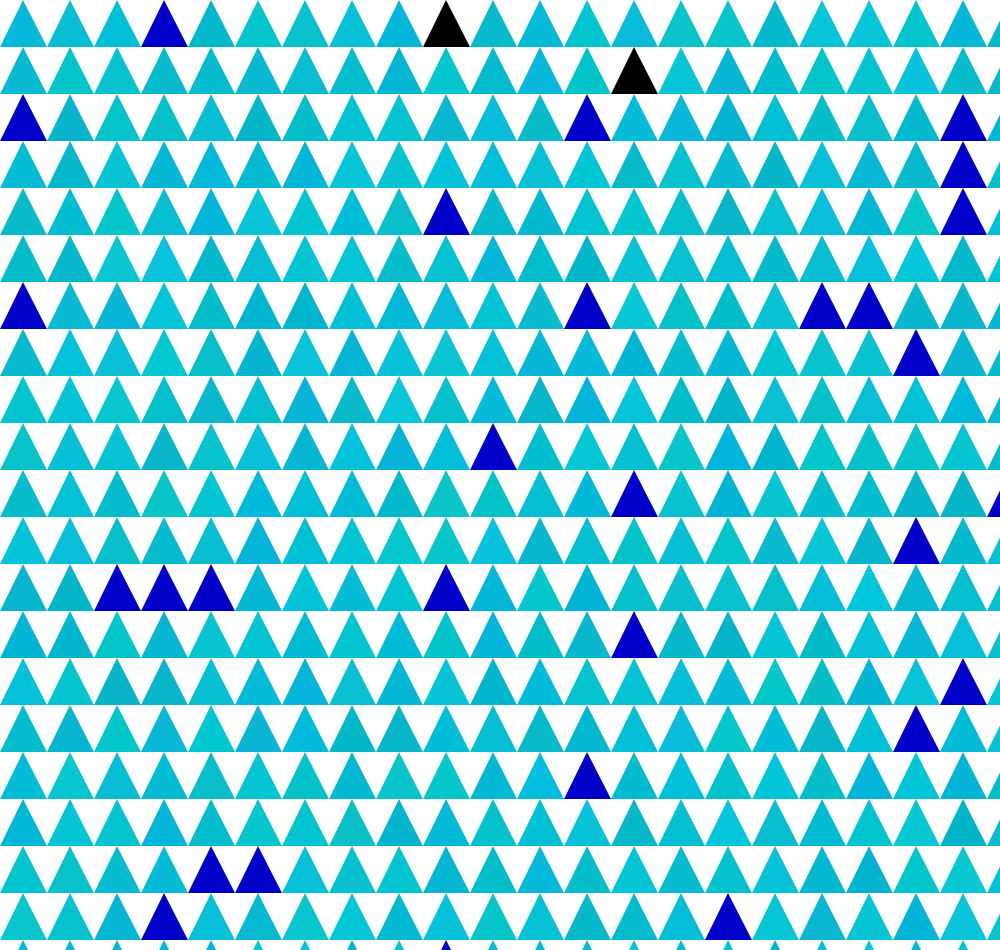
Frame 1 (no input)
Frame 60 (the mouse pressed at the canvas centre just before this capture): identical to frame 1, image omitted
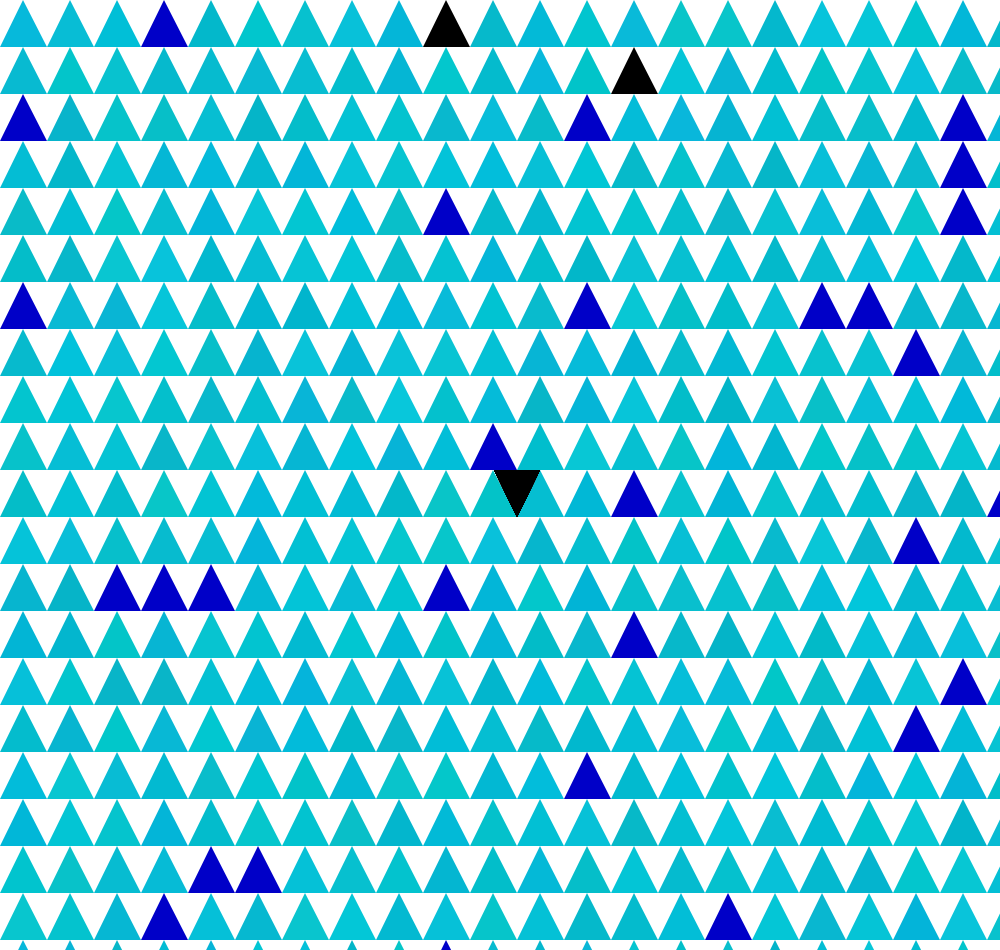
Frame 120 (the mouse held since frame 60 and released just before this capture)

The Processing sketch that drew these frames (run headless with seeded random() and noise(); from frame 60 on, the mouse is pressed at the canvas centre):

// Processing sketch: triangles
// ── triangles.pde
void setup(){
  size(1000,950);
  background(255);
  smooth(8);
  int triangleSize=height/20;
  int x = 0;
  int y = 0;
  noStroke();
  for(int i=0; i < width; i += triangleSize){
    for(int j=0; j < height; j += triangleSize){
      int redish = int(random(1,10));
      int greenish = int(random(180,200));
      int blueish = int(random(200,220));
      float r = random(0,100);
      if (r > 99){
        fill(0);
      } else if (r < 5){
        fill(0,0,200);
      } else {
        fill (redish, greenish, blueish);
      }
      int ax = x;
      int ay = y + triangleSize;
      int bx = x + triangleSize; 
      int by = y + triangleSize;
      int cx = x + triangleSize/2;
      int cy = y;
      triangle(ax, ay, bx, by, cx, cy);
      y += triangleSize;
    }
    y = 0;
    x += triangleSize;
  }
}


void draw(){
    int triangleSize=height/20;
  int x = 0;
  int y = 0;
  noStroke();
  for(int i=0; i < width; i += triangleSize){
    for(int j=0; j < height; j += triangleSize){
      int ax = x;
      int ay = y + triangleSize;
      int bx = x + triangleSize; 
      int by = y + triangleSize;
      int cx = x + triangleSize/2;
      int cy = y;
      if(mousePressed && insideTriangle(ax,ay,bx,by,cx,cy,mouseX,mouseY)){
        color fillcolor = get(mouseX,mouseY);
        int r = (fillcolor >> 16) & 0xFF;  // Faster way of getting red(fillcolor)
        int g = (fillcolor >> 8) & 0xFF;   // Faster way of getting green(fillcolor)
        int b = fillcolor & 0xFF;
        r *= .90;
        g *= .90;
        b *= .90;
        fill(r,g,b);
      } else {
        noFill();
      }
      triangle(ax, ay, bx, by, cx, cy);
      ax = x;
      ay = y + triangleSize;
      bx = x - triangleSize / 2; 
      by = y;
      cx = x + triangleSize/2;
      cy = y;
      if(mousePressed && insideTriangle(ax,ay,bx,by,cx,cy,mouseX,mouseY)){
        color fillcolor = get(mouseX,mouseY);
        int r = (fillcolor >> 16) & 0xFF;  // Faster way of getting red(fillcolor)
        int g = (fillcolor >> 8) & 0xFF;   // Faster way of getting green(fillcolor)
        int b = fillcolor & 0xFF;
        r *= .90;
        g *= .90;
        b *= .90;
        fill(r,g,b);
      } else {
        noFill();
      }
      triangle(ax, ay, bx, by, cx, cy);
      y += triangleSize;    
    }
    y = 0;
    x += triangleSize;
  }
}

boolean insideTriangle(int ax, int ay, int bx, int by, 
                    int cx, int cy, int x, int y){
  /* figure out if a point is inside of a triangle.
     make a triangle out each of the vertexes and the x,y 
     of the point to be diescovered.  sum area.  if equal, 
     point is inside.  if greater, it is not.
  */
 float total = triangleArea(ax, ay, bx, by, cx, cy);
 float ta = triangleArea(x, y, bx, by, cx, cy);
 float tb = triangleArea(ax, ay, x, y, cx, cy);
 float tc = triangleArea(ax, ay, bx, by, x, y);
 return (ta + tb + tc == total);
}

float triangleArea(int ax, int ay, int bx, int by, int cx, int cy){
  int ta = ax - cx;
  int tb = ay - cy;
  int tc = bx - cx;
  int td = by - cy;
  float area = (.5 * (abs((ta*td) - (tb*tc))));
  return area;
}

  


// ── Tint.pde
class Tint {
  int r = 0;
  int g = 0;
  int b = 0;
  int step = 8;

  void moreRed() {
    r += step;
    if (r > 255) { 
      r = 255;
    }
  }
  void moreGreen() {
    g += step;
    if (g > 255) { 
      g = 255;
    }
  }
  void moreBlue() {
    b += step;
    if (b > 255) { 
      b = 255;
    }
  }
  void lessRed() {
    r -= step;
    if (r < 0) { 
      r = 0;
    }
  }
  void lessGreen() {
    g -= step;
    if (g < 0) { 
      g = 0;
    }
  }
  void lessBlue() {
    b -= step;
    if (b < 0) { 
      b = 0;
    }
  }

  color addTint(color baseColor) {
    int redBase = (baseColor >> 16) & 0xFF;  // Fast way of getting red(baseColor)
    int greenBase = (baseColor >> 8) & 0xFF;   // Fast way of getting green(baseColor)
    int blueBase = baseColor & 0xFF;          // Fast way of getting blue(baseColor)
    redBase += r;
    greenBase += g;
    blueBase += b;
    if (redBase >= 255) {
      redBase = 255;
    }
    if (greenBase >= 255) {
      greenBase = 255;
    }
    if (blueBase >= 255) {
      blueBase = 255;
    }
    return color(redBase, greenBase, blueBase);
  }

  color removeTint(color baseColor) {
    int redBase = (baseColor >> 16) & 0xFF;   // Fast way of getting red(baseColor)
    int greenBase = (baseColor >> 8) & 0xFF;  // Fast way of getting green(baseColor)
    int blueBase = baseColor & 0xFF;          // Fast way of getting blue(baseColor)
    redBase -= r;
    greenBase -= g;
    blueBase -= b;
    if (redBase <= 0) {
      redBase = 0;
    }
    if (greenBase <= 0) {
      greenBase = 0;
    }
    if (blueBase <= 0) {
      blueBase = 0;
    }
    return color(redBase, greenBase, blueBase);
  }
}
